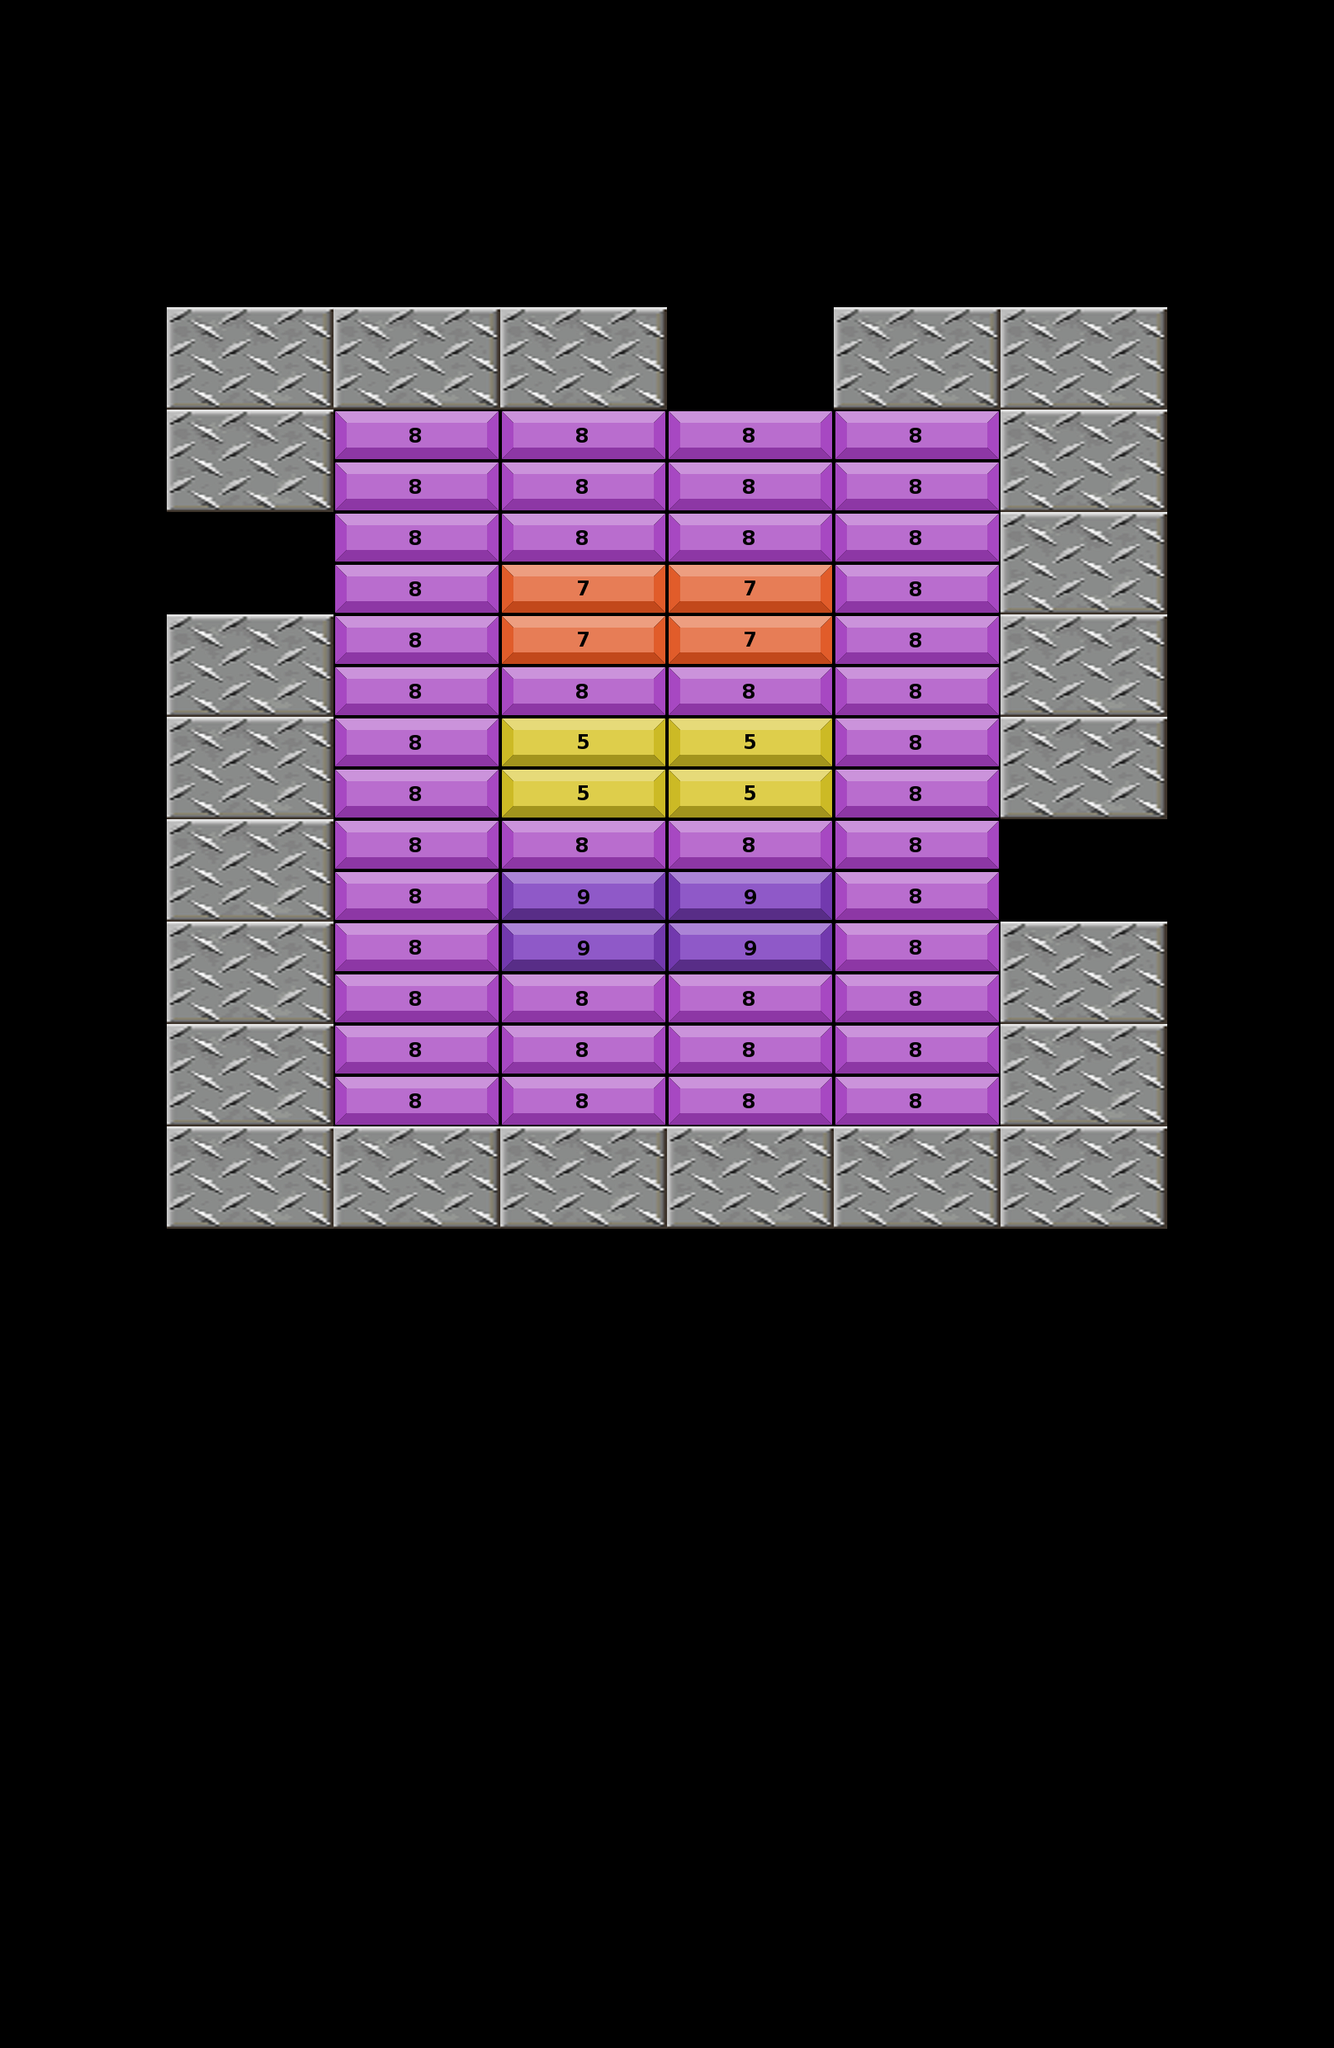

The image is a tile-based game level rendered from a .tmx file. Its description and complete source (layers, tilesets, objects, tile grids) follow:
An orthogonal 8x40 tile map with 202x62 px tiles, 2 tile layers (obstacles layer, grids layer).

<map version="1.5" tiledversion="1.7.2" orientation="orthogonal" renderorder="left-up" compressionlevel="0" width="8" height="40" tilewidth="202" tileheight="62" infinite="0" nextlayerid="6" nextobjectid="9">
 <tileset firstgid="1" source="bricks.tsx" />
 <layer id="4" name="obstacles layer" width="8" height="40">
  <data encoding="csv">
0,0,0,0,0,0,0,0,
0,0,0,0,0,0,0,0,
0,0,0,0,0,0,0,0,
0,0,0,0,0,0,0,0,
0,0,0,0,0,0,0,0,
0,0,0,0,0,0,0,0,
0,0,0,0,0,0,0,0,
0,0,0,0,0,0,0,0,
0,0,0,0,0,0,0,0,
0,0,0,0,0,0,0,0,
0,0,0,0,0,0,0,0,
0,0,0,0,0,0,0,0,
0,0,0,0,0,0,0,0,
0,0,0,0,0,0,0,0,
0,0,0,0,0,0,0,0,
0,0,0,0,0,0,0,0,
0,0,0,0,0,0,0,0,
0,0,0,0,0,0,0,0,
0,0,0,0,0,0,0,0,
0,0,0,0,0,0,0,0,
0,0,0,0,0,0,0,0,
0,0,0,0,0,0,0,0,
0,0,0,0,0,0,0,0,
0,0,0,0,0,0,0,0,
0,0,0,0,0,0,0,0,
0,0,0,0,0,0,0,0,
0,0,0,0,0,0,0,0,
0,0,0,0,0,0,0,0,
0,0,0,0,0,0,0,0,
0,0,0,0,0,0,0,0,
0,0,0,0,0,0,0,0,
0,0,0,0,0,0,0,0,
0,0,0,0,0,0,0,0,
0,0,0,0,0,0,0,0,
0,0,0,0,0,0,0,0,
0,0,0,0,0,0,0,0,
0,0,0,0,0,0,0,0,
0,0,0,0,0,0,0,0,
0,0,0,0,0,0,0,0,
0,0,0,0,0,0,0,0
</data>
 </layer>
 <layer id="1" name="grids layer" width="8" height="40">
  <data encoding="csv">
0,0,0,0,0,0,0,0,
0,0,0,0,0,0,0,0,
0,0,0,0,0,0,0,0,
0,0,0,0,0,0,0,0,
0,0,0,0,0,0,0,0,
0,0,0,0,0,0,0,0,
0,19,19,19,0,19,19,0,
0,20,20,20,0,20,20,0,
0,19,8,8,8,8,19,0,
0,20,8,8,8,8,20,0,
0,0,8,8,8,8,19,0,
0,0,8,7,7,8,20,0,
0,19,8,7,7,8,19,0,
0,20,8,8,8,8,20,0,
0,19,8,5,5,8,19,0,
0,20,8,5,5,8,20,0,
0,19,8,8,8,8,0,0,
0,20,8,9,9,8,0,0,
0,19,8,9,9,8,19,0,
0,20,8,8,8,8,20,0,
0,19,8,8,8,8,19,0,
0,20,8,8,8,8,20,0,
0,19,19,19,19,19,19,0,
0,20,20,20,20,20,20,0,
0,0,0,0,0,0,0,0,
0,0,0,0,0,0,0,0,
0,0,0,0,0,0,0,0,
0,0,0,0,0,0,0,0,
0,0,0,0,0,0,0,0,
0,0,0,0,0,0,0,0,
0,0,0,0,0,0,0,0,
0,0,0,0,0,0,0,0,
0,0,0,0,0,0,0,0,
0,0,0,0,0,0,0,0,
0,0,0,0,0,0,0,0,
0,0,0,0,0,0,0,0,
0,0,0,0,0,0,0,0,
0,0,0,0,0,0,0,0,
0,0,0,0,0,0,0,0,
0,0,0,0,0,0,0,0
</data>
 </layer>
 <objectgroup id="5" name="collision" />
</map>
